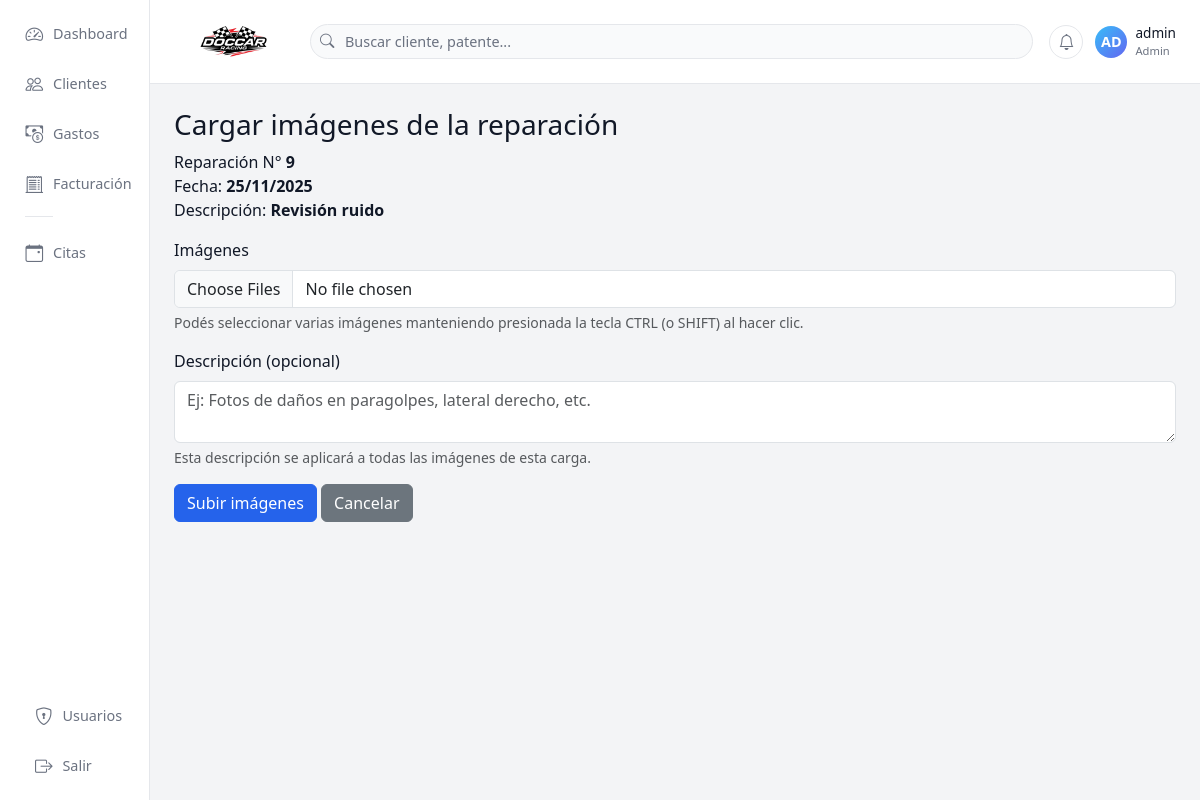
The page /reparaciones/9/imagenes/nueva (signed in) on the database its author committed.
### tables this page shows
CREATE TABLE reparaciones (
        id INTEGER PRIMARY KEY AUTOINCREMENT,
        vehiculo_id INTEGER,
        fecha TEXT,
        descripcion TEXT,
        notas TEXT, estado TEXT,
        FOREIGN KEY(vehiculo_id) REFERENCES vehiculos(id)
    );

### app.py (the view, shortened to what this page needs)
@app.route("/reparaciones/<int:reparacion_id>/imagenes/nueva", methods=["GET", "POST"])
@login_required
def reparacion_imagen_nueva(reparacion_id):
    con = get_con()
    cur = con.cursor()
    cur.execute("SELECT * FROM reparaciones WHERE id=?", (reparacion_id,))
    reparacion = cur.fetchone()
    if not reparacion:
        con.close()
        return redirect(url_for("clientes"))
    con.close()
    return render_template("imagen_form.html", reparacion=reparacion)

### app.py (called while the page is built)
def get_con():
    con = sqlite3.connect(DB_NAME)
    con.row_factory = sqlite3.Row
    return con

def login_required(f):
    @wraps(f)
    def wrapper(*args, **kwargs):
        if "user_id" not in session:
            return redirect(url_for("login"))
        return f(*args, **kwargs)
    return wrapper

### templates/imagen_form.html
{% extends "base.html" %}
{% block contenido %}
<h3>Cargar imágenes de la reparación</h3>
<p>
    Reparación N° <strong>{{ reparacion[0] }}</strong><br>
    Fecha: <strong>{{ reparacion[2] }}</strong><br>
    Descripción: <strong>{{ reparacion[3] }}</strong>
</p>
<form method="POST" enctype="multipart/form-data" class="mt-3">
    <div class="mb-3">
        <label for="imagenes" class="form-label">Imágenes</label>
        <input
            type="file"
            class="form-control"
            id="imagenes"
            name="imagenes"
            accept="image/*"
            multiple
            required
        >
        <div class="form-text">
            Podés seleccionar varias imágenes manteniendo presionada la tecla CTRL (o SHIFT) al hacer clic.
        </div>
    </div>
    <div class="mb-3">
        <label for="descripcion" class="form-label">Descripción (opcional)</label>
        <textarea
            class="form-control"
            id="descripcion"
            name="descripcion"
            rows="2"
            placeholder="Ej: Fotos de daños en paragolpes, lateral derecho, etc."
        ></textarea>
        <div class="form-text">
            Esta descripción se aplicará a todas las imágenes de esta carga.
        </div>
    </div>
    <button type="submit" class="btn btn-primary">Subir imágenes</button>
    <a href="{{ url_for('reparacion_detalle', reparacion_id=reparacion[0]) }}" class="btn btn-secondary">
        Cancelar
    </a>
</form>
{% endblock %}

### templates/base.html (style rules this page uses)
:root { --bg-app: #f3f4f6; --bg-sidebar: #ffffff; --bg-topbar: #ffffff; --bg-card: #ffffff; --border-soft: #e5e7eb; --text-main: #111827; --text-muted: #6b7280; --primary: #2563eb; --success: #16a34a; --danger: #dc2626; }
* { box-sizing: border-box; }
body { margin: 0; min-height: 100vh; background: var(--bg-app); color: var(--text-main); font-family: system-ui, -apple-system, BlinkMacSystemFont, "Segoe UI", sans-serif; }
a { text-decoration: none; color: inherit; }
.btn-primary { background-color: var(--primary); border-color: var(--primary); }

### rows shown on the page
reparaciones: id "9", fecha "25/11/2025", descripcion "Revisión ruido"

### other values the page prints
{{ uname[:2].upper() }} "AD"
{{ session.get("username", "Usuario") }} "admin"
{{ session.get("rol", "operador")|capitalize }} "Admin"
